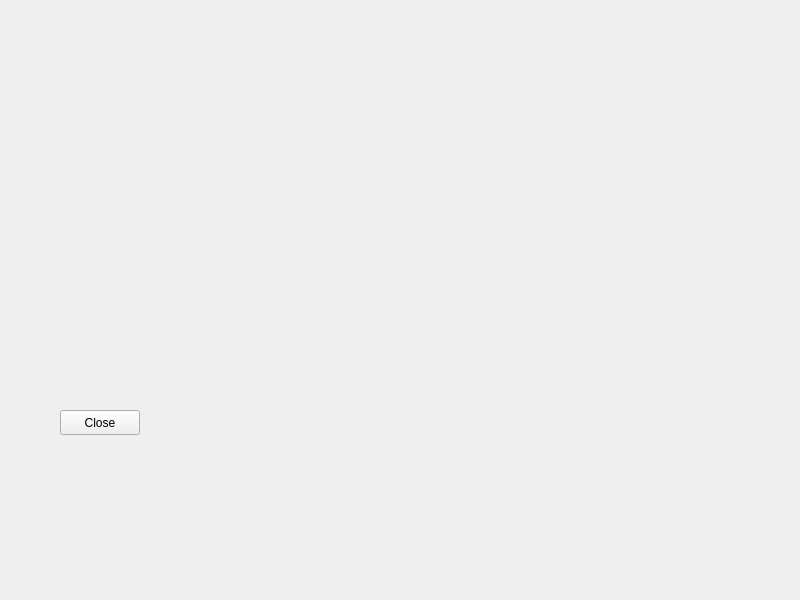
<?xml version="1.0" encoding="UTF-8"?>
<ui version="4.0">
 <class>Widget</class>
 <widget class="QWidget" name="Widget">
  <property name="geometry">
   <rect>
    <x>0</x>
    <y>0</y>
    <width>800</width>
    <height>600</height>
   </rect>
  </property>
  <property name="windowTitle">
   <string>Widget</string>
  </property>
  <widget class="QPushButton" name="closeBtn">
   <property name="geometry">
    <rect>
     <x>60</x>
     <y>410</y>
     <width>80</width>
     <height>25</height>
    </rect>
   </property>
   <property name="text">
    <string>Close</string>
   </property>
  </widget>
 </widget>
 <resources/>
 <connections/>
</ui>
